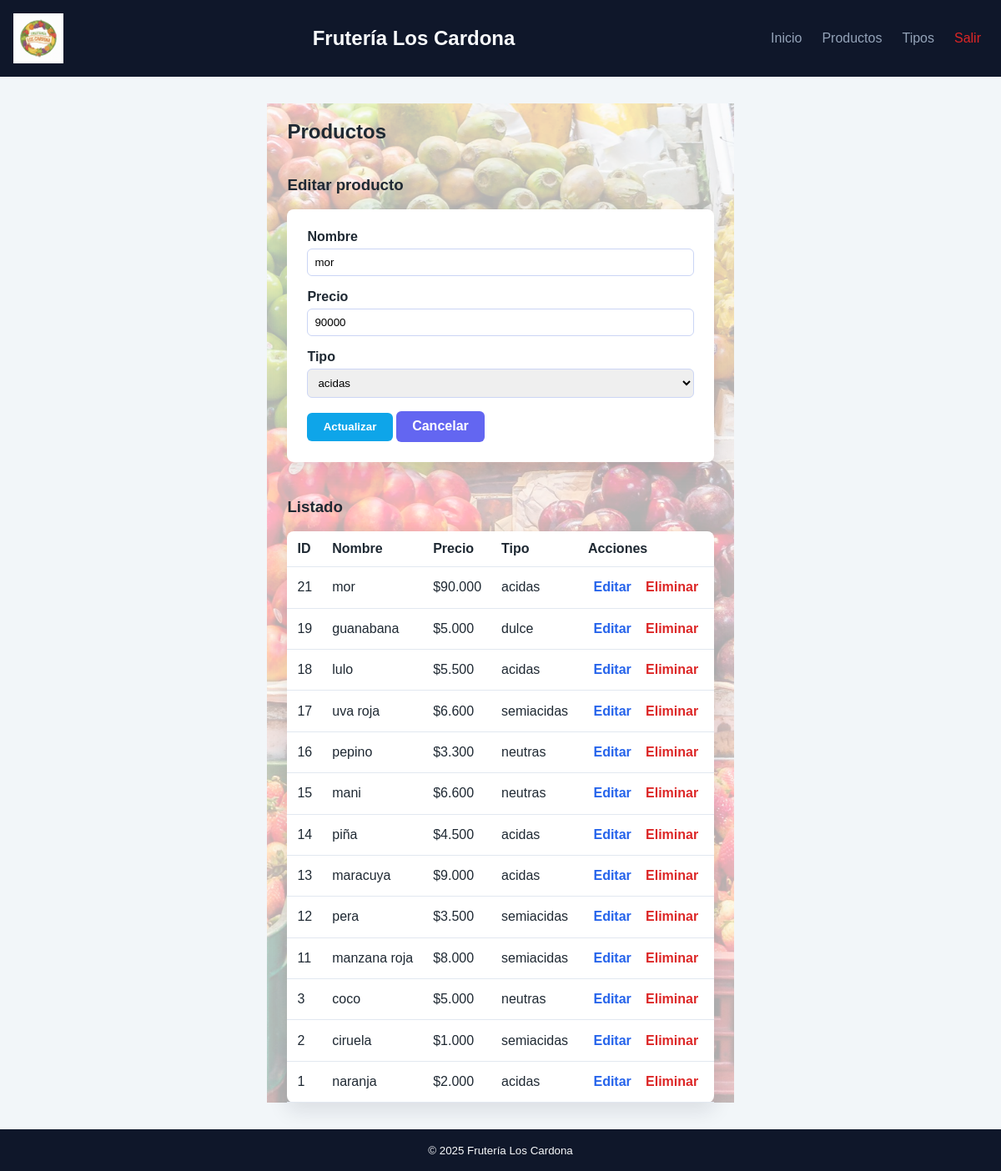
The page /productos.php?edit=21 (signed in) on the database its author committed.
### tables this page shows
CREATE TABLE `productos` (
  `id_producto` bigint(20) NOT NULL,
  `nom_prod` varchar(20) NOT NULL,
  `precio` int(11) NOT NULL,
  `fk_tprod` int(11) NOT NULL
);

CREATE TABLE `tipo_prod` (
  `id_tipo_prod` int(11) NOT NULL,
  `nom_tprod` varchar(25) NOT NULL
);

### productos.php (the view, shortened to what this page needs)
<?php
$pdo = db();
$editar = null;
if (isset($_GET['edit'])) {
    $id = filter_input(INPUT_GET, 'edit', FILTER_VALIDATE_INT);
    if ($id !== false && $id !== null) {
        $stmt = $pdo->prepare('SELECT * FROM productos WHERE id_producto = ?');
        $stmt->execute([$id]);
        $editar = $stmt->fetch(PDO::FETCH_ASSOC);
    }
}
$productos = $pdo->query('SELECT p.*, t.nom_tprod FROM productos p INNER JOIN tipo_prod t ON p.fk_tprod = t.id_tipo_prod ORDER BY p.id_producto DESC')->fetchAll();
$tipos = $pdo->query('SELECT * FROM tipo_prod ORDER BY nom_tprod')->fetchAll();
require __DIR__ . '/includes/header.php';
?>
<section>
    <h2>Productos</h2>
    <div class="grid-2">
        <article>
            <h3><?php echo $editar ? 'Editar producto' : 'Nuevo producto'; ?></h3>
            <form method="post" class="form">
                <label>
                    Nombre
                    <input type="text" name="nom_prod" maxlength="20" value="<?php echo htmlspecialchars($editar['nom_prod'] ?? ''); ?>" required>
                </label>
                <label>
                    Precio
                    <input type="number" name="precio" min="1" value="<?php echo isset($editar['precio']) ? (int)$editar['precio'] : ''; ?>" required>
                </label>
                <label>
                    Tipo
                    <select name="fk_tprod" required>
                        <?php foreach ($tipos as $tipo): ?>
                            <option value="<?php echo (int)$tipo['id_tipo_prod']; ?>" <?php echo (!empty($editar) && !empty($editar['fk_tprod']) && (int)$editar['fk_tprod'] === (int)$tipo['id_tipo_prod']) ? 'selected' : ''; ?>>
                                <?php echo htmlspecialchars($tipo['nom_tprod']); ?>
                            </option>
                        <?php endforeach; ?>
                    </select>
                </label>
                <button type="submit" class="btn btn-primary"><?php echo $editar ? 'Actualizar' : 'Crear'; ?></button>
                <?php if ($editar): ?>
                    <a class="btn btn-secondary" href="productos.php">Cancelar</a>
                <?php endif; ?>
            </form>
        </article>
        <article>
            <h3>Listado</h3>
            <table>
                <thead>
                <tr>
                    <th>ID</th>
                    <th>Nombre</th>
                    <th>Precio</th>
                    <th>Tipo</th>
                    <th>Acciones</th>
                </tr>
                </thead>
                <tbody>
                <?php foreach ($productos as $prod): ?>
                    <tr>
                        <td><?php echo (int)$prod['id_producto']; ?></td>
                        <td><?php echo htmlspecialchars($prod['nom_prod']); ?></td>
                        <td>$<?php echo number_format((int)$prod['precio'], 0, ',', '.'); ?></td>
                        <td><?php echo htmlspecialchars($prod['nom_tprod']); ?></td>
                        <td>
                            <a class="btn btn-link" href="productos.php?edit=<?php echo (int)$prod['id_producto']; ?>">Editar</a>
                            <a class="btn btn-link link-danger" href="productos.php?delete=<?php echo (int)$prod['id_producto']; ?>" onclick="return confirm('¿Eliminar este producto?');">Eliminar</a>
                        </td>
                    </tr>
                <?php endforeach; ?>
                </tbody>
            </table>
        </article>
    </div>
</section>
<?php require __DIR__ . '/includes/footer.php'; ?>

### assets/css/styles.css (style rules this page uses)
* { box-sizing: border-box; }
body { margin: 0; font-family: Arial, sans-serif; background: #f2f6f9; color: #1f2933; }
a { color: #0a7cff; text-decoration: none; }
.auth-card, .card, .form, table { background: #fff; border-radius: 8px; padding: 1.5rem; box-shadow: 0 10px 25px rgba(15, 23, 42, 0.1); }
.form label { display: block; margin-bottom: 1rem; font-weight: 600; }
.form input, .form select { width: 100%; padding: 0.5rem; margin-top: 0.3rem; border: 1px solid #cbd5f5; border-radius: 6px; }
.btn { display: inline-block; padding: 0.6rem 1.2rem; border-radius: 6px; border: none; cursor: pointer; font-weight: bold; text-align: center; }
.btn-primary { background: #0ea5e9; color: #fff; }
.btn-secondary { background: #6366f1; color: #fff; }
.btn-link { background: transparent; color: #2563eb; padding: 0.2rem 0.4rem; }
.link-danger { color: #dc2626 !important; }
.grid-2 { display: grid; grid-template-columns: repeat(auto-fit, minmax(280px, 1fr)); gap: 1.5rem; align-items: start; }
table { width: 100%; border-collapse: collapse; margin-top: 1rem; }
th, td { text-align: left; padding: 0.75rem; border-bottom: 1px solid #e2e8f0; }
html, body { height: 100%; margin: 0; }
body { display: flex; flex-direction: column; }
main.container > * { position: relative; z-index: 1; }

### rows shown on the page
productos: nom_prod "mor", precio "90000", fk_tprod "acidas", id_producto "21", precio "90.000", fk_tprod.nom_tprod "acidas"
productos: id_producto "19", nom_prod "guanabana", precio "5.000", fk_tprod.nom_tprod "dulce"
productos: id_producto "18", nom_prod "lulo", precio "5.500", fk_tprod.nom_tprod "acidas"
productos: id_producto "17", nom_prod "uva roja", precio "6.600", fk_tprod.nom_tprod "semiacidas"
productos: id_producto "16", nom_prod "pepino", precio "3.300", fk_tprod.nom_tprod "neutras"
productos: id_producto "15", nom_prod "mani", precio "6.600", fk_tprod.nom_tprod "neutras"
productos: id_producto "14", nom_prod "piña", precio "4.500", fk_tprod.nom_tprod "acidas"
productos: id_producto "13", nom_prod "maracuya", precio "9.000", fk_tprod.nom_tprod "acidas"
productos: id_producto "12", nom_prod "pera", precio "3.500", fk_tprod.nom_tprod "semiacidas"
productos: id_producto "11", nom_prod "manzana roja", precio "8.000", fk_tprod.nom_tprod "semiacidas"
productos: id_producto "3", nom_prod "coco", precio "5.000", fk_tprod.nom_tprod "neutras"
productos: id_producto "2", nom_prod "ciruela", precio "1.000", fk_tprod.nom_tprod "semiacidas"
productos: id_producto "1", nom_prod "naranja", precio "2.000", fk_tprod.nom_tprod "acidas"
